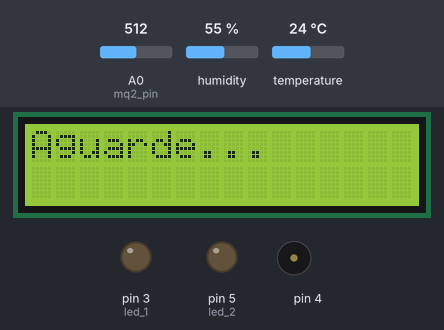
Recording of a sketch running on a simulated Arduino Uno, built with avr-gcc and run on an emulated ATmega328P. On the bench: 16×2 character LCD, output pins drawn as LEDs (lit = HIGH), buzzer (waves = sounding). The test bench sets the inputs (shaded band); at power-on: A0 (mq2_pin) = 512, humidity 55 %, temperature 24 °C. What the sketch prints to the serial monitor is not drawn.

Above: at 0.1 s.
3.3 s: A0 (mq2_pin) set to 358
At 13.9 s:
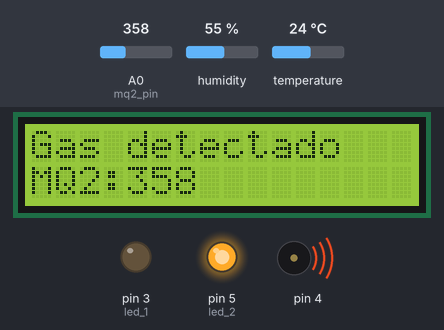
14.2 s: A0 (mq2_pin) set to 339
At 24.6 s:
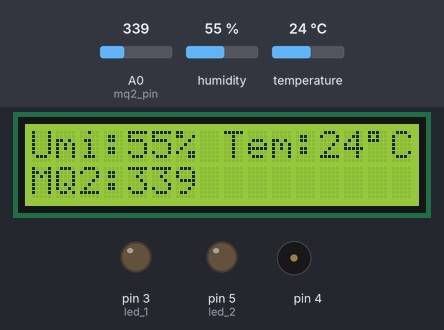
24.9 s: humidity set to 22 %
At 34.7 s:
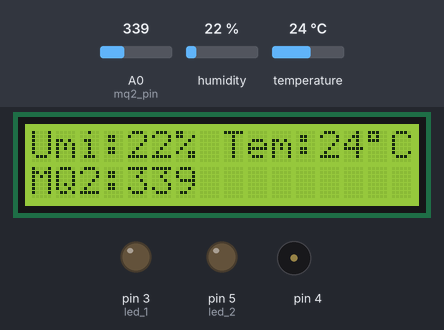
35.0 s: temperature set to 12 °C
At 44.6 s:
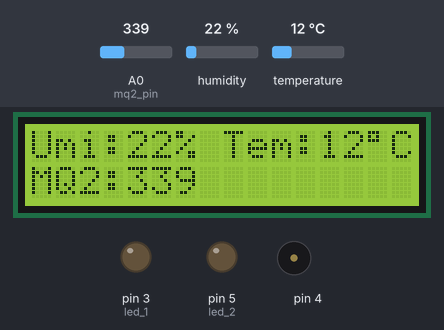
45.0 s: humidity set to 40 %
At 54.5 s:
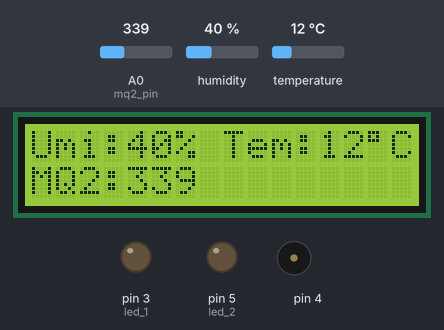
55.1 s: A0 (mq2_pin) set to 360
At 65.2 s:
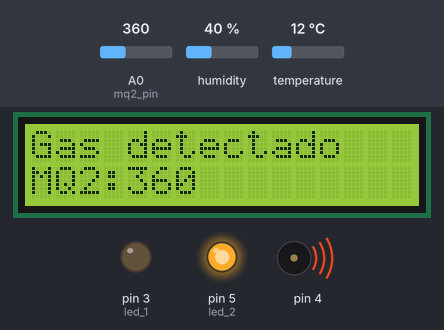
Timing chart, 0 to 66.6 s (numbered marks = the images above; inputs shaded):
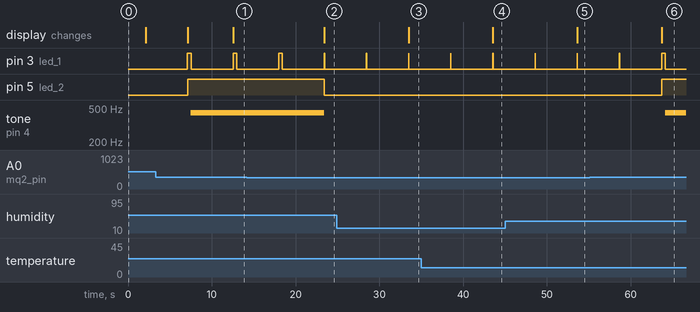

The sketch:

projeto_v_com_lcd.ino
```cpp
/*                  CONEXÕES
  PINOS DO ARDUINO
  VCC------------------------------ Pino K  (16) DISPLAY
  GND------------------------------ Pino A  (15) DISPLAY
        D13------------------------ Pino D7 (14) DISPLAY
        D12------------------------ Pino D6 (13) DISPLAY
        D11------------------------ Pino D5 (12) DISPLAY
        D10------------------------ Pino D4 (11) DISPLAY
        D9------------------------- Pino E  (6)  DISPLAY
  GND------------------------------ Pino RW (5)  DISPLAY
        D8------------------------- Pino RS (4)  DISPLAY                              GND--|
                                    Pino VO (3)  DISPLAY----Pino central de Potenciômetro--| Controle de contraste
  VCC------------------------------ Pino VDD(2)  DISPLAY                              VCC--|
  GND------------------------------ Pino VSS(1)  DISPLAY

  A0-  D5-------------------------- Led 2
  |    D4-------------------------- Buzzer
  |    D3-------------------------- LED 1
  |    D2-------------------------- Pino data DH11
  |
  |______________________________MQ2
*/
#include <DHT.h> //https://github.com/adafruit/DHT-sensor-library
#include <LiquidCrystal.h>
LiquidCrystal lcd(8 , 9, 10, 11, 12, 13);
DHT sensor_dht(2, DHT11);
int mq2_pin = A0;
int tempo = 5000;
String dados;

void setup() {

  lcd.begin(16, 2);   //(16 colunas, 2 linhas)
  Serial.begin(9600);
  sensor_dht.begin();
  pinMode(3, OUTPUT); // led 1 (blink)
  pinMode(5, OUTPUT); // led 2 (Indicador de detecção)
  digitalWrite(3, LOW);
  digitalWrite(5, LOW);
  lcd.setCursor(0, 0); lcd.print("Aguarde...");
  delay(2000);
  lcd.clear();
}
void loop() {

  int leitura_mq2 = analogRead(mq2_pin);
  float umidade = sensor_dht.readHumidity();
  int temperatura = sensor_dht.readTemperature();

  if (isnan(umidade) || isnan(temperatura)) {
    lcd.setCursor(0, 0);
    lcd.print("Falha de leitura");
    lcd.setCursor(0, 1);
    lcd.print("no sensor DHT11");
  }
  else {

    // Informações enviadas pela porta serial
    dados = String(umidade) + "|" + String(temperatura) + "|" + String(leitura_mq2);
    Serial.println(dados);
    digitalWrite(3, LOW);
    delay(tempo);
    //Exibindo informações no display
    lcd.clear();
    lcd.setCursor(0, 0); lcd.print("Umi:"); lcd.setCursor(4,  0);  lcd.print(int(umidade));  lcd.setCursor(6, 0);  lcd.print("%");
    lcd.setCursor(8, 0); lcd.print("Tem:"); lcd.setCursor(12, 0);  lcd.print(temperatura);   lcd.setCursor(14, 0); lcd.print((char)223); lcd.setCursor(15, 0); lcd.print("C");
    lcd.setCursor(0, 1); lcd.print("MQ2:"); lcd.setCursor(4,  1);  lcd.print(leitura_mq2);
    digitalWrite(3, HIGH);
  }
  if (leitura_mq2 >= 350) {
    lcd.clear();
    lcd.setCursor(0, 0); lcd.print("Gas detectado"); lcd.setCursor(0, 1); lcd.print("MQ2:"); lcd.setCursor(4, 1); lcd.print(leitura_mq2);
    digitalWrite(5 , HIGH);
    for (int freq = 40; freq <= 440; freq++) { //40hz-440hz
      tone(4, freq);
      delay(1);
    }
  }
  else {
    digitalWrite(5, LOW);
    noTone(4);
  }
}
```

Measured:
- the behaviour switches between 350 and 349 on A0 (mq2_pin) (found by bisection; images 1 and 2)
- after the input at 3.3 s, the display: first differs from a run without the input after 9.2 s (image 1)
- after the input at 14.2 s, pin 5 (led_2): HIGH → LOW after 9.2 s; tone on pin 4: 440 Hz → silent after 9.2 s; the display: changes after 9.2 s (image 2)
- after the input at 24.9 s, the display: changes after 8.6 s (image 3)
- after the input at 35.0 s, the display: changes after 8.6 s (image 4)
- after the input at 45.0 s, the display: changes after 8.6 s (image 5)
- after the input at 55.1 s, pin 5 (led_2): LOW → HIGH after 8.6 s; tone on pin 4: silent → 440 Hz after 9.0 s; the display: changes after 8.6 s (image 6)
